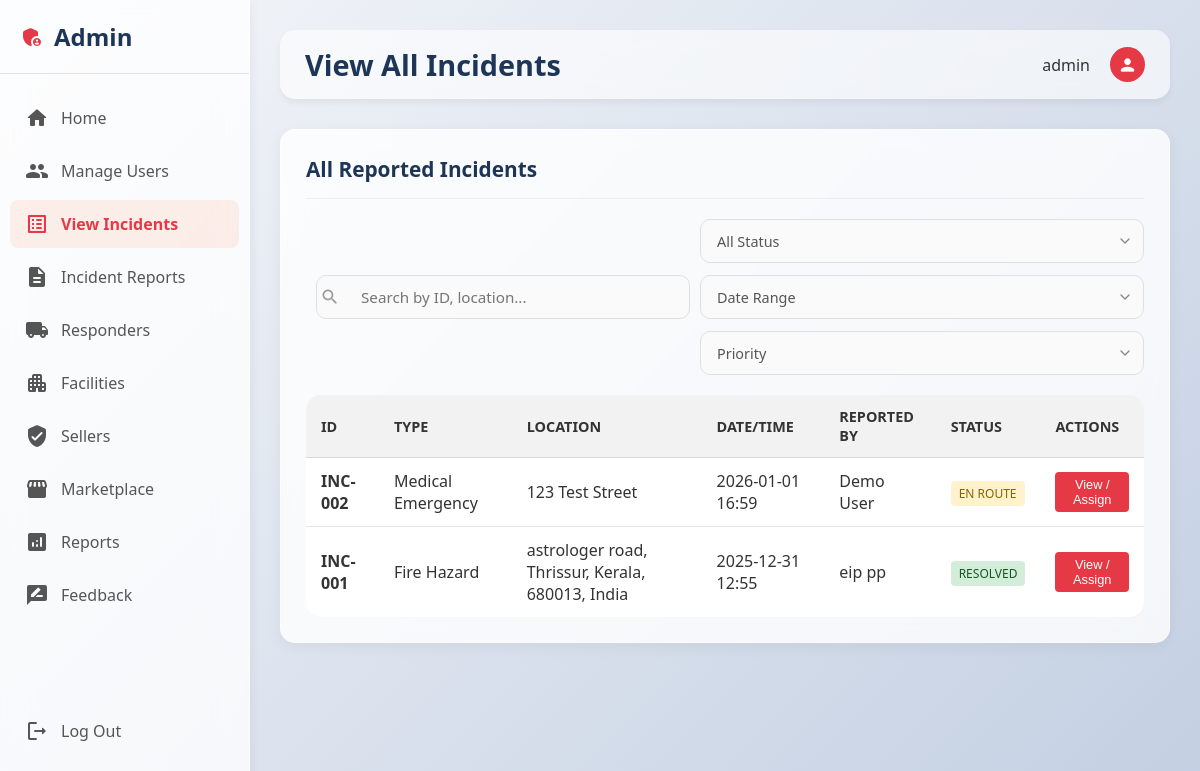
Before: /view-all-incidents/ (signed in) with the older database file.
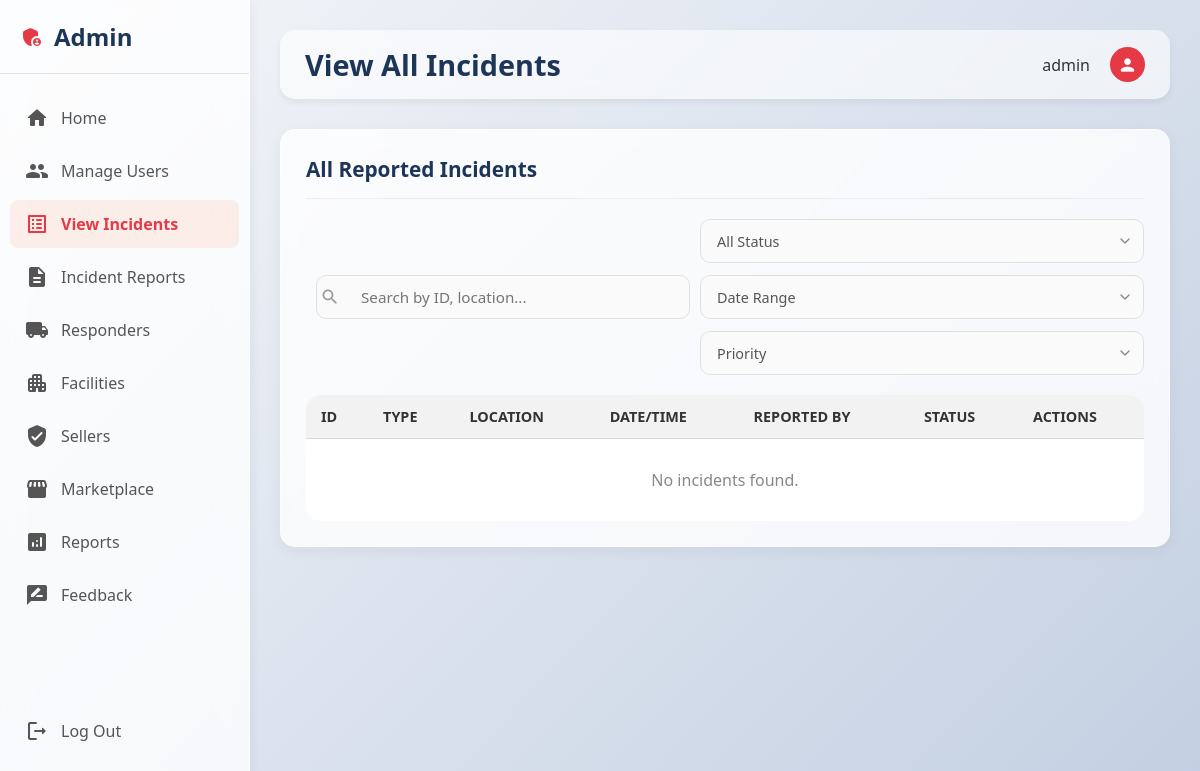
After: the same page with the newer database file.
### aid_app/models.py (models this page shows, shortened)
class Incident(models.Model):
    INCIDENT_TYPE_CHOICES = [
        ('medical', 'Medical Emergency'),
        ('fire', 'Fire Hazard'),
        ('accident', 'Accident'),
        ('crime', 'Crime/Security'),
        ('natural', 'Natural Disaster'),
        ('other', 'Other'),
    ]
    SEVERITY_CHOICES = [
        ('critical', 'Critical'),
        ('high', 'High'),
        ('medium', 'Medium'),
        ('low', 'Low'),
    ]
    STATUS_CHOICES = [
        ('open', 'Open'),
        ('en_route', 'En Route'),
        ('on_scene', 'On Scene'),
        ('providing_aid', 'Providing Aid'),
        ('transporting', 'Transporting'),
        ('resolved', 'Resolved'),
        ('closed', 'Closed'),
    ]
    user = models.ForeignKey(User, on_delete=models.CASCADE, related_name='incidents')
    assigned_responder = models.ForeignKey('Responder', on_delete=models.SET_NULL, null=True, blank=True, related_name='assigned_incidents')
    incident_type = models.CharField(max_length=20, choices=INCIDENT_TYPE_CHOICES)
    severity = models.CharField(max_length=20, choices=SEVERITY_CHOICES)
    location = models.TextField()
    description = models.TextField()
    contact_phone = models.CharField(max_length=20)
    people_involved = models.PositiveIntegerField(default=1)
    immediate_action = models.TextField(blank=True)
    status = models.CharField(max_length=20, choices=STATUS_CHOICES, default='open')
    resolved_at = models.DateTimeField(null=True, blank=True)
    created_at = models.DateTimeField(auto_now_add=True)
    updated_at = models.DateTimeField(auto_now=True)
    class Meta:
        ordering = ['-created_at']

### aid_app/views.py (the view)
# urls.py: path('view-all-incidents/', views.view_all_incidents_view, name='view_all_incidents'),
def view_all_incidents_view(request):
    if not request.user.is_authenticated:
        messages.error(request, 'Please login to access this page.')
        return redirect('aid_app:login')
    if not request.user.is_staff and not request.user.is_superuser:
        messages.error(request, 'You do not have permission to access this page.')
        return redirect('aid_app:dashboard')
    context = {
        'active_incidents': Incident.objects.filter(status__in=['open', 'in_progress']).count(),
        'total_today': Incident.objects.filter(created_at__date=datetime.now().date()).count(),
        'critical_incidents': Incident.objects.filter(severity='critical').count(),
        'incidents': Incident.objects.select_related('assigned_responder', 'user').all().order_by('-created_at'),
        'responders': Responder.objects.filter(status__in=['available', 'on_duty']),
        'user': request.user,
    }
    return render(request, 'admin/view_all_incidents.html', context)

### aid_app/context_processors.py (called while the page is built)
def get_profile_icon(gender, role):
    if gender == 'male':
        return 'man'
    elif gender == 'female':
        return 'woman'
    elif role == 'admin':
        return 'admin_panel_settings'
    elif role == 'seller':
        return 'store'
    elif role == 'responder':
        return 'emergency'
    elif role == 'facility':
        return 'local_hospital'
    else:
        return 'person'

### aid_app/templates/admin/view_all_incidents.html (shortened to what this page needs)
{% extends 'admin/base_admin.html' %}
{% load static %}
{% block page_title %}View All Incidents{% endblock %}
{% block admin_css %}
<link rel="stylesheet" href="{% static 'css/admin/view_all_incidents.css' %}">
{% endblock %}
{% block admin_content %}
<div class="glass-card">
    <div class="card-header-row">
        <h2 class="card-title">All Reported Incidents</h2>
    </div>
    <div class="filters-container">
        <div class="search-wrapper">
            <input type="text" class="search-input" placeholder="Search by ID, location...">
        </div>
        <div class="filter-group">
            <select class="filter-select">
                <option>All Status</option>
            </select>
            <select class="filter-select">
                <option>Date Range</option>
            </select>
            <select class="filter-select">
                <option>Priority</option>
            </select>
        </div>
    </div>
    <div class="table-container">
        <table>
            <thead>
                <tr>
                    <th>ID</th>
                    <th>Type</th>
                    <th>Location</th>
                    <th>Date/Time</th>
                    <th>Reported By</th>
                    <th>Status</th>
                    <th>Actions</th>
                </tr>
            </thead>
            <tbody>
                {% for incident in incidents %}
                <tr>
                    <td><strong>INC-{{ incident.id|stringformat:"03d" }}</strong></td>
                    <td>{{ incident.get_incident_type_display }}</td>
                    <td>{{ incident.location }}</td>
                    <td>{{ incident.created_at|date:"Y-m-d H:i" }}</td>
                    <td>{{ incident.user.get_full_name|default:incident.user.username }}</td>
                    <td>
                        <span class="badge badge-{{ incident.status }}">{{ incident.get_status_display }}</span>
                    </td>
                    <td>
                        <button class="action-btn" onclick="openIncidentModal(this)" data-id="{{ incident.id }}"
                            data-type="{{ incident.get_incident_type_display }}" data-location="{{ incident.location }}"
                            data-time="{{ incident.created_at|date:'Y-m-d H:i' }}"
                            data-reporter="{{ incident.user.get_full_name|default:incident.user.username }}"
                            data-description="{{ incident.description }}" data-status="{{ incident.status }}"
                            data-assigned-id="{{ incident.assigned_responder.id|default:'' }}">
                            View / Assign
                        </button>
                    </td>
                </tr>
                {% empty %}
                <tr>
                    <td colspan="7" style="text-align: center; padding: 30px; color: #888;">No incidents found.</td>
                </tr>
                {% endfor %}
            </tbody>
        </table>
    </div>
</div>
{% endblock %}

Changed rows visible on the page:
removed Incident: id "002", incident_type "Medical Emergency", location "123 Test Street", created_at "2026-01-01 16:59", user.get_full_name "Demo User", status "EN ROUTE"
removed Incident: id "001", incident_type "Fire Hazard", location "astrologer road, Thrissur, Kerala, 680013, India", created_at "2025-12-31 12:55", user.get_full_name "eip pp", status "RESOLVED"
Other visible differences:
text now shown: "No incidents found."
